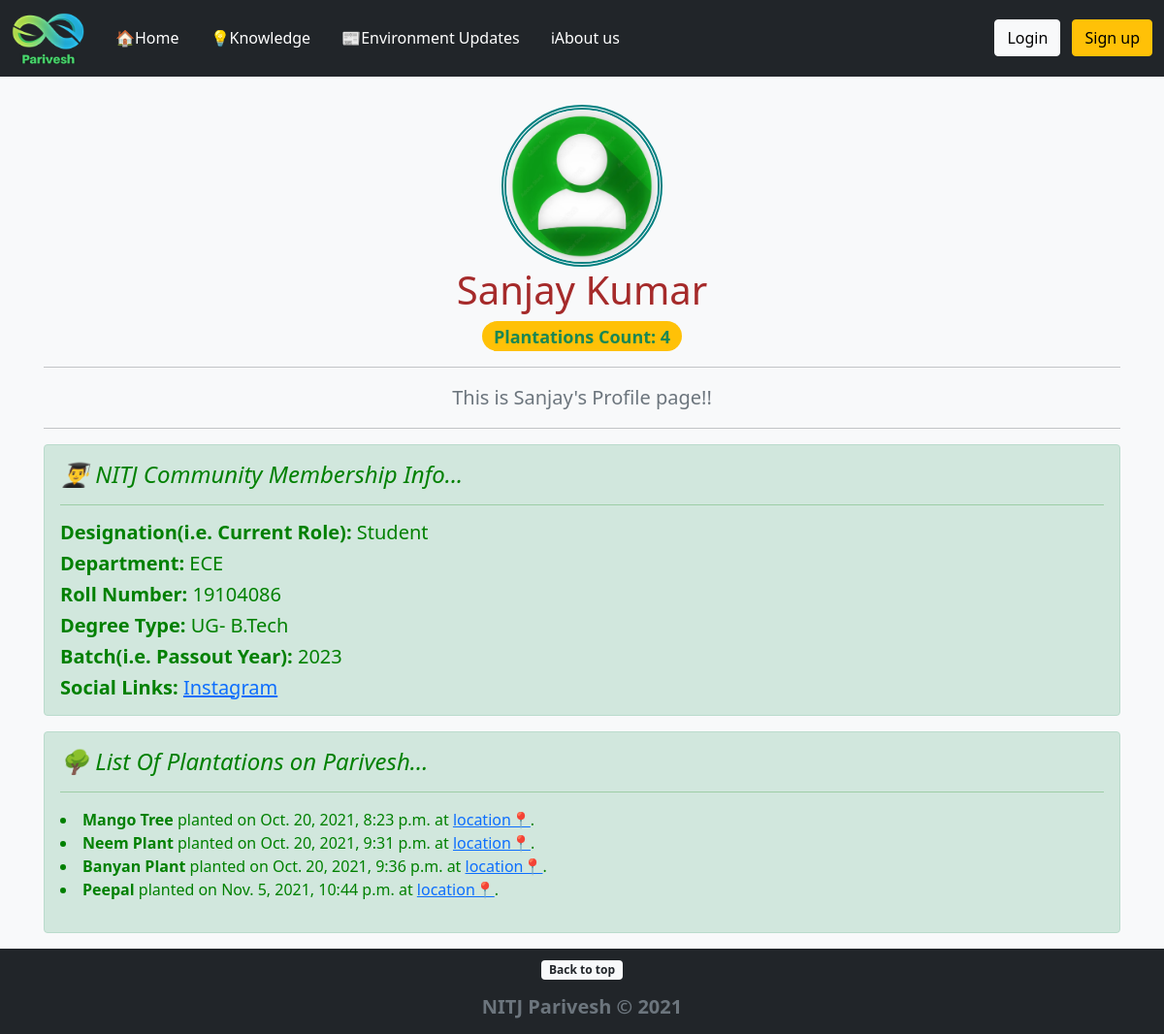
Page /Members/3/profile on the earlier database version.
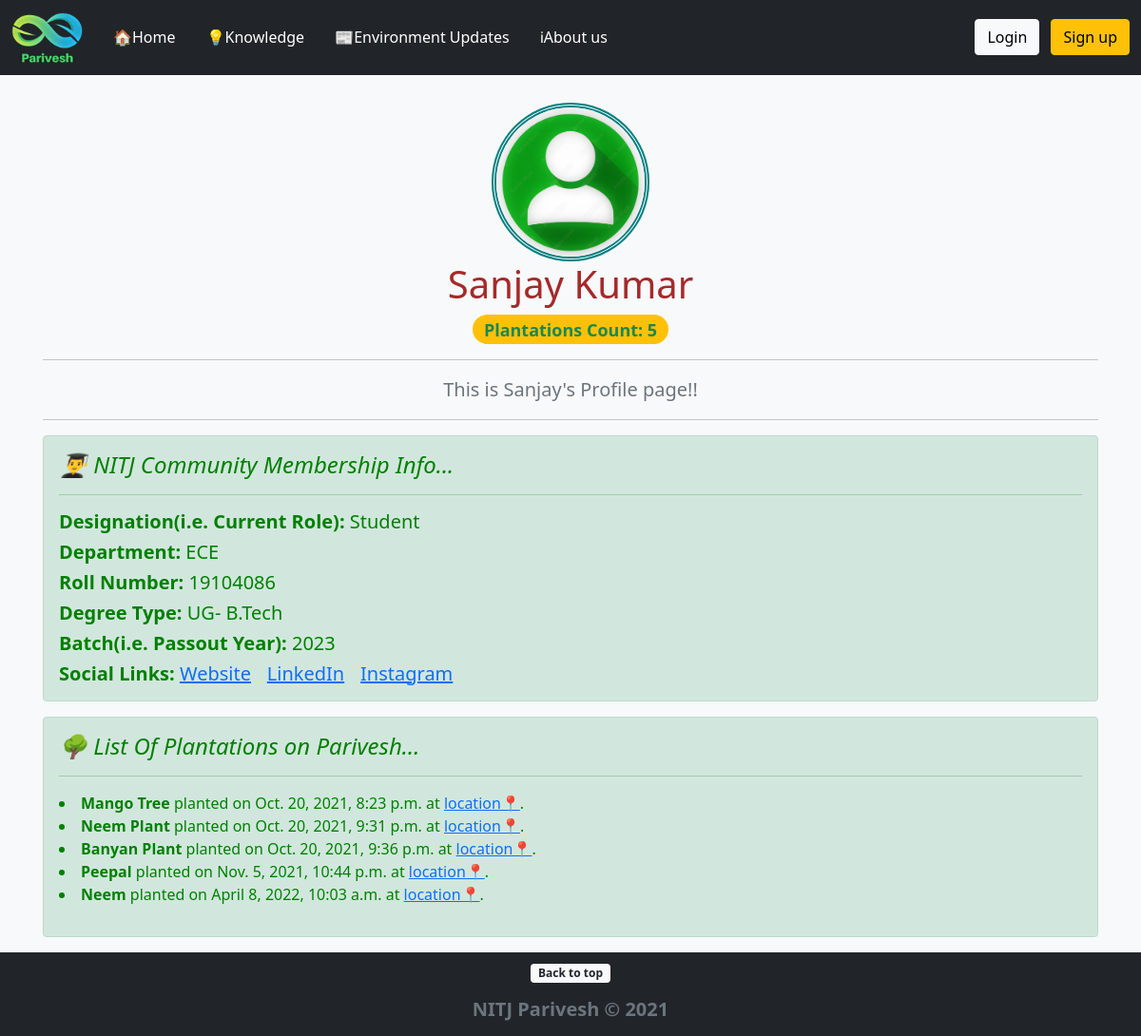
Same page on the later database version.
### PariveshApp/models.py (models this page shows, shortened)
class Profile(models.Model):
    user = models.OneToOneField(User, null=True, on_delete=models.CASCADE)
    bio = models.TextField()
    profile_pic = models.ImageField(null=True,blank=True, upload_to="profile_pics")
    designation = models.CharField(max_length=255)
    department = models.CharField(max_length=255)
    roll_no = models.CharField(max_length=255,null=True,blank=True)
    degree_type = models.CharField(max_length=255,null=True,blank=True)
    batch = models.CharField(max_length=255,null=True,blank=True)
    website_url = models.URLField(null=True, blank=True)
    facebook_url = models.URLField(null=True, blank=True)
    instagram_url = models.URLField(null=True, blank=True)
    linkedin_url = models.URLField(null=True, blank=True)
    twitter_url = models.URLField(null=True, blank=True)

class Plantation(models.Model):
    planter  = models.ForeignKey(User, on_delete=CASCADE)
    plant_name = models.CharField(max_length=255)
    plant_loc = models.URLField()
    plant_pic = models.ImageField(null=True,blank=True, upload_to='plant_pics')
    date_time = models.DateTimeField(auto_now_add=True)
    remarks = models.TextField()

### Members/views.py (the view)
# urls.py: path('<int:pk>/profile',ShowProfilePageView.as_view(), name="show-profile-page"),
class ShowProfilePageView(DetailView):
    model = Profile
    template_name = 'registration/user_profile.html'
    def get_context_data(self, *args, **kwargs):
        context = super(ShowProfilePageView, self).get_context_data(*args, **kwargs)
        page_user = get_object_or_404(Profile, id=self.kwargs['pk'])
        context["page_user"] = page_user
        context["user_plants"] = Plantation.objects.filter(planter = page_user.user)
        context["user_plant_count"]= Plantation.objects.filter(planter = page_user.user).count()
        return context

### Members/templates/registration/user_profile.html (shortened to what this page needs)
{% extends 'base.html' %}
{% load static %}
{% block content %}
<div class="container">
  {% if page_user.profile_pic %}
  <img class="mt-5 text-center" src="{{ page_user.profile_pic.url }}" style=" border: 5px double teal;border-radius:50%;display:block;width:15%;margin-left:auto;margin-right:auto;margin-top: 10px;"></img>
  {% else %}
  <img class="mt-5 text-center" src="{% static 'default_profile_pic.jpg' %}" style=" border: 5px double teal;border-radius:50%;display:block;width:15%;margin-left:auto;margin-right:auto;margin-top: 10px;"></img>
  {% endif %}
  <h1 class="text-center" style="color: brown;">{{ page_user.user.first_name }} {{ page_user.user.last_name }} </h1>
  <h4 class="text-center"><span class="badge rounded-pill bg-warning text-success">Plantations Count: {{ user_plant_count }}</span> </h4>
  <hr/>
      <p class="lead text-muted text-center">{{ page_user.bio }}</p>
  <hr/>
    <div class="alert alert-success" style="color: green;" role="alert">
      <h4 class="alert-heading"><i>👨‍🎓 NITJ Community Membership Info...</i></h4>
      <hr>
      <h5 class="card-text"><b>Designation(i.e. Current Role):</b> {{ page_user.designation }}</h5>
      <h5 class="card-text"><b>Department:</b> {{ page_user.department }}</h5>
      {% if page_user.roll_no %}
      <h5 class="card-text"><b>Roll Number:</b> {{ page_user.roll_no }}</h5>
      {% endif %}
      {% if page_user.degree_type %}
      <h5 class="card-text"><b>Degree Type:</b> {{ page_user.degree_type }}</h5>
      {% endif %}
      {% if page_user.batch %}
      <h5 class="card-text"><b>Batch(i.e. Passout Year):</b> {{ page_user.batch }}</h5>
      {% endif %}
      <h5 class="card-text"> <b>Social Links:</b>
          {% if page_user.website_url %}
          <a href="{{ page_user.website_url }}">Website</a> &ThickSpace;
          {% endif %}
          {% if page_user.linkedin_url %}
            <a href="{{ page_user.linkedin_url }}">LinkedIn</a> &ThickSpace;
          {% endif %}
          {% if page_user.instagram_url %}
            <a href="{{ page_user.instagram_url }}">Instagram</a> &ThickSpace;
          {% endif %}
      </h5>
    </div>
  {% if user_plants %}
  <div class="alert alert-success" style="color: green;" role="alert">
    <h4 class="alert-heading"><i>🌳 List Of Plantations on Parivesh...</i></h4>
    <hr>
    <p>
        {% for plant in user_plants %}
        <li>
            <strong>{{ plant.plant_name }}</strong> planted  on {{ plant.date_time }} at <a href="{{ plant.plant_loc }}">location📍</a>.
        </li>
        {% endfor %}
    </p>
  {% endif %}
  </div>
</div>
{% endblock %}

### PariveshApp/templates/base.html (shortened to what this page needs)
<!doctype html>
<html lang="en" class="h-100">
{% load static %}
  <head>
<link rel="stylesheet" href="{% static 'css/bootstrap.min.css' %}">
    <link href="{% static 'css/sticky-footer-navbar.css' %}" rel="stylesheet">
    <link href="{% static 'css/headers.css' %}" rel="stylesheet">
  </head>
  <body class="d-flex flex-column h-100 bg-light">
  <header class="bg-dark text-white">
    <nav class="navbar navbar-expand-md navbar-dark fixed-top bg-dark">
      <div class="d-flex flex-wrap align-items-center justify-content-center justify-content-lg-start container-fluid">
          <a class="navbar-brand" href="/" style="font-weight: bold; color:greenyellow">
            <img src="{% static 'parivesh_icon.png' %}" alt="Parivesh Icon" width="75" class="d-inline-block align-text-center">
          </a>
          {% if user.is_authenticated %}
          <div class="collapse navbar-collapse" id="navbarSupportedContent">
            <ul class="nav col-12 col-lg-auto me-lg-auto mb-2 justify-content-center mb-md-0">
              <li class="nav-item">
                <a class="nav-link text-white" href="/">🏠Home</a>
              </li>
              <!-- <li class="nav-item">
                <a class="nav-link px-2 text-white" href="{% url 'gallery' %}">Image Gallery</a>
              </li>               -->
              <li class="nav-item">
                <a class="nav-link text-white" href="{% url 'add-plant' %}">🌳Add Plant</a>
              </li>
              <li class="nav-item">
                <a class="nav-link text-white" href="{% url 'knowledge' %}">💡Knowledge</a>
              </li>
              <li class="nav-item">
                <a class="nav-link text-white" href="{% url 'news' %}">📰Environment Updates</a><li class="nav-item">
                <a class="nav-link text-white" href="{% url 'about-us' %}">ℹAbout us</a>
              </li>
          </ul>
              <div class="text-end">
                <ul class="navbar-nav ml-auto">
                  <li class="nav-item dropdown">
                    <a class="nav-link dropdown-toggle" href="#" id="navbarDropdown" role="button" data-bs-toggle="dropdown" aria-expanded="false">
                      {{user.first_name}} {{user.last_name}}
                    </a>
                    <ul class="dropdown-menu dropdown-menu-right" aria-labelledby="navbarDropdown">
                      <li><a class="dropdown-item" href="{% url 'edit-settings' %}">Edit Settings</a></li>
                    {% if user.profile.id %}
                      <li><a class="dropdown-item" href="{% url 'edit-profile-page' user.profile.id %}">Edit Profile</a></li>
                      <li><a class="dropdown-item" href="{% url 'show-profile-page' user.profile.id %}">My Profile</a></li>
                    {% else %}
                      <li><a class="dropdown-item" href="{% url 'create-profile-page' %}">Create Profile</a></li>
                    {% endif %}
                      <li><hr class="dropdown-divider"></li>
                      <li><a class="dropdown-item" href="{% url 'signout' %}">Sign Out</a></li>
                    </ul>
                  </li>
                </ul>
              </div>
            </div>
          {% else %}
          <div class="collapse navbar-collapse" id="navbarSupportedContent">
            <ul class="nav col-12 col-lg-auto me-lg-auto mb-2 justify-content-center mb-md-0">
              <li class="nav-item">
                <a class="nav-link text-white" href="/">🏠Home</a>
              </li>
              <li class="nav-item">
                <a class="nav-link text-white" href="{% url 'knowledge' %}">💡Knowledge</a>
              </li>
              <li class="nav-item">
                <a class="nav-link text-white" href="{% url 'news' %}">📰Environment Updates</a>
              </li>
              <li class="nav-item">
                <a class="nav-link text-white" href="{% url 'about-us' %}">ℹAbout us</a>
              </li>
          </ul>
              <div class="text-end">
                <a href="{% url 'signin' %}"><button type="button" class="btn btn-light me-2">Login</button></a>
                <a href="{% url 'signup' %}"><button type="button" class="btn btn-warning">Sign up</button></a>
              </div>
            </div>
            {% endif %}
    </nav>
  </header>
<main class="flex-shrink-0">
  {% block content %}
  {% endblock %}
</main>
<footer class="footer mt-auto py-2 bg-dark">
  <div class="container text-center">
    <p><a href="#"><span class="badge bg-light text-dark">Back to top</span></a></p>
    <span class="text-muted">
      <h5><strong>NITJ Parivesh &copy; 2021</strong></h5>
    </span>
  </div>
</footer>
  </body>
</html>

### PariveshApp/static/css/sticky-footer-navbar.css (style rules this page uses)
main > .container { padding: 60px 15px 0; }

Differences in the rows shown:
added Plantation: plant_name "Neem", date_time "April 8, 2022, 10:03 a.m."
Other differences:
{{ user_plant_count }}: "4" → "5"
text now shown: "Website LinkedIn"
